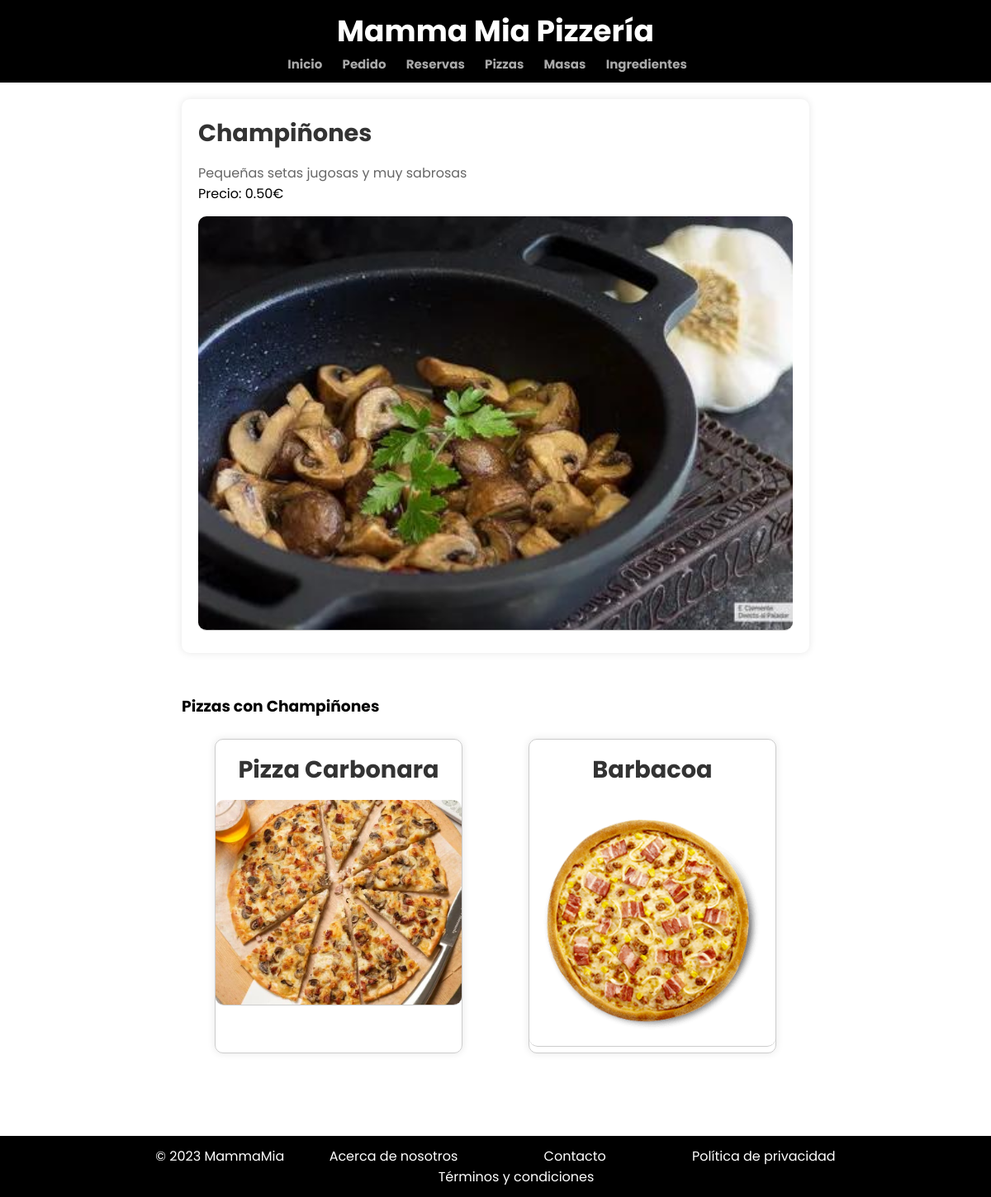
The app's page /appMammaMia/ingredientes/4/ with its own data.
### appMammaMia/models.py (models this page shows, shortened)
class Ingrediente(models.Model):
    nombre = models.CharField(max_length=50)
    descripcion = models.TextField()
    precio = models.DecimalField(max_digits=5, decimal_places=2)
    vegetariano = models.BooleanField(default=False)
    alergenos = models.TextField()
    imagen = models.ImageField(blank=True, null=True)

class Pizza(models.Model):
    nombre = models.CharField(max_length=100)
    masa = models.ForeignKey(Masas, on_delete=models.CASCADE)
    ingredientes = models.ManyToManyField(Ingrediente)
    descripcion = models.TextField()
    imagen = models.ImageField()
    precio = models.DecimalField(max_digits=6, decimal_places=2)
    disponible = models.BooleanField(default=True)
    calorias = models.IntegerField()

### appMammaMia/views.py (the view)
# urls.py: path('ingredientes/<int:nombre>/', views.detalles_ingrediente, name='detalles_ingrediente'),
def detalles_ingrediente(request, nombre):
    ingrediente = get_object_or_404(Ingrediente, id=nombre)
    pizzas_asociadas = Pizza.objects.filter(ingredientes=ingrediente)
    return render(request, 'detalles_ingrediente.html', {'ingrediente': ingrediente, 'pizzas_asociadas': pizzas_asociadas})

### appMammaMia/templates/detalles_ingrediente.html (shortened to what this page needs)
{% extends "base.html" %}
{% load static %}
{% block contenido %}
    <div class="producto-detalles">
        <div class="producto-info">
            <h2>{{ ingrediente.nombre }}</h2>
            <p class="producto-descripcion">{{ ingrediente.descripcion }}</p>
            <p>Precio: {{ ingrediente.precio }}€</p>
            <img src="{% static ingrediente.imagen.name %}" alt="{{ ingrediente.nombre }} - Imagen">
        </div>
        <div class="producto-asociado">
            <h3>Pizzas con {{ ingrediente.nombre }}</h3><br>
            {% if pizzas_asociadas %}
                <ul class="lista-productos">
                    {% for pizza in pizzas_asociadas %}
                        <li>
                            <a href="{% url 'detalles_pizza' pizza.id %}">
                                <h4>{{ pizza.nombre }}</h4>
                                <img src="{% static pizza.imagen.name %}" alt="{{ ingrediente.nombre }} - Imagen">
                            </a>
                        </li>
                    {% empty %}
                        <li>No hay pizzas asociadas a este ingrediente.</li>
                    {% endfor %}
                </ul>
            {% else %}
                {% for pizza in pizzas_asociadas %}
                    <p>{{ pizza.nombre }}</p>
                {% endfor %}
            {% endif %}
        </div>
    </div>
<link rel="stylesheet" href="{% static 'styleDetalles.css' %}">
{% endblock %}

### appMammaMia/static/style.css (style rules this page uses)
* { margin: 0; padding: 0; font-family: 'Poppins', sans-serif; box-sizing: border-box; outline: none; border:none; text-decoration: none; }
a { text-decoration: none; color: white; }

### appMammaMia/static/styleDetalles.css (style rules this page uses)
.producto-detalles { max-width: 800px; margin: 0 auto; padding: 20px; display: flex; flex-direction: column; align-items: center; }
.producto-info { width: 100%; box-shadow: 0 0 10px rgba(0, 0, 0, 0.1); padding: 20px; border-radius: 10px; margin-bottom: 20px; }
.producto-info h2 { color: #333; font-size: 1.8em; margin-bottom: 15px; }
.producto-descripcion { color: #666; margin-bottom: 15px; line-height: 1.5; }
.producto-info p { margin: 0; }
.producto-info img { width: 100%; height: auto; border-bottom: 1px solid #ccc; border-radius: 10px; margin-top: 15px; }
.producto-asociado { width: 100%; margin-top: 30px; }
.lista-productos { list-style: none; padding: 0; margin: 0; display: flex; flex-wrap: wrap; justify-content: space-around; }
.lista-productos li { width: 300px; margin-bottom: 30px; border: 1px solid #ccc; border-radius: 10px; overflow: hidden; box-shadow: 0 0 10px rgba(0, 0, 0, 0.1); transition: transform 0.2s; }
.lista-productos h4 { color: #333; font-size: 1.8em; margin: 0; padding: 15px; text-align: center; }
.lista-productos img { width: 100%; height: auto; border-bottom: 1px solid #ccc; border-radius: 10px; }

### records on screen
Ingrediente: nombre "Champiñones", descripcion "Pequeñas setas jugosas y muy sabrosas", precio "0.50", imagen (picture)
Pizza: nombre "Pizza Carbonara", imagen (picture)
Pizza: nombre "Barbacoa", imagen (picture)
